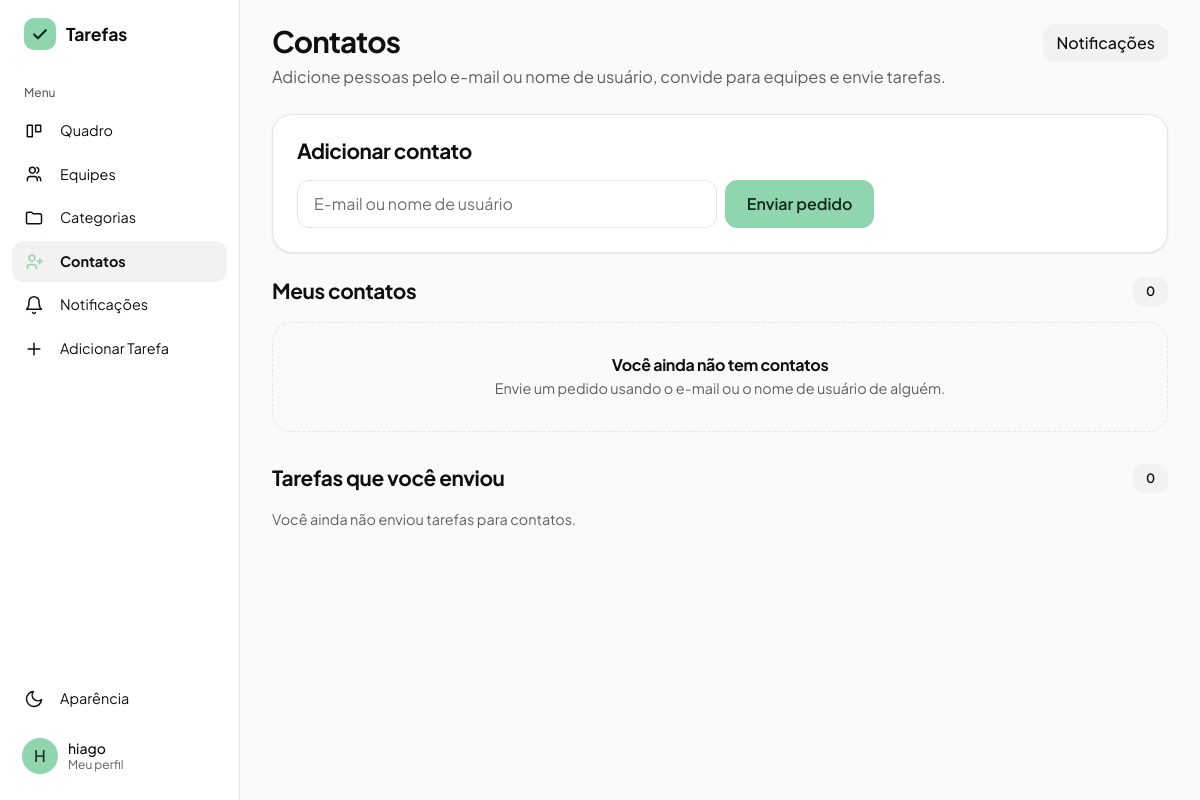
/contatos (signed in), run on an earlier commit of the app's database.
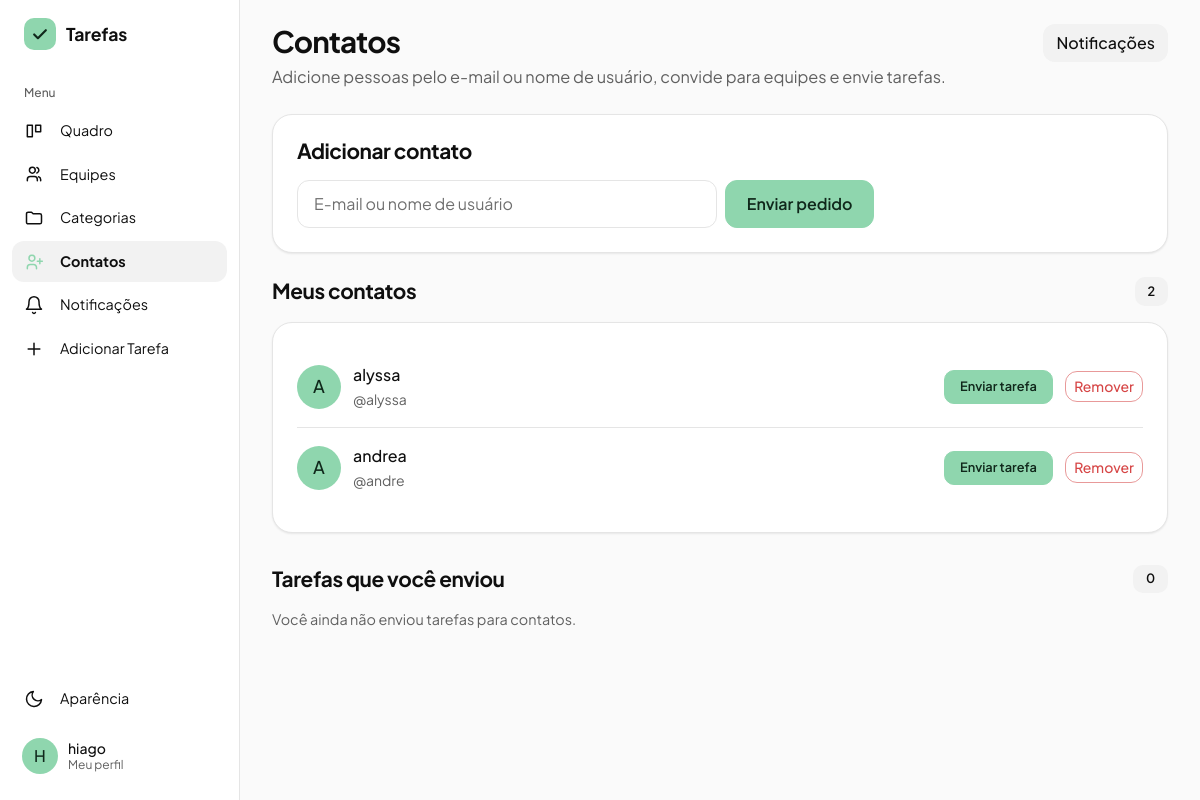
And on a later commit of the database.
### gerenciador_de_tarefas/models.py (models this page shows)
class Usuario(db.Model, UserMixin):
    id = db.Column(db.Integer, primary_key=True)
    nomeUsuario = db.Column(db.String(50), unique=True, nullable=False)
    email = db.Column(db.String(254), unique=True, nullable=False)
    senha = db.Column(db.String(255), nullable=False)
    nome = db.Column(db.String(100), nullable=False)
    tarefasCriadas = db.relationship('Tarefa', backref='criador', foreign_keys='Tarefa.criador_id', lazy=True)
    tarefasAtribuidas = db.relationship('Tarefa', backref='responsavel', foreign_keys='Tarefa.responsavel_id', lazy=True)
    cargo = db.Column(db.String(20), nullable=False, default='usuario') #admin ou usuario
    foto_perfil = db.Column(db.String(200), nullable=True, default='default.png')
    ordenacao_quadro = db.Column(db.String(30), nullable=False, default='padrao')

### gerenciador_de_tarefas/app.py (the view)
@app.route('/contatos')
@login_required
def contatos():
    pedidos_enviados = Contato.query.filter_by(
        solicitante_id=current_user.id, status='pendente'
    ).order_by(Contato.criado_em.desc()).all()
    tarefas_enviadas = Tarefa.query.filter(
        Tarefa.criador_id == current_user.id,
        Tarefa.responsavel_id != current_user.id,
        Tarefa.equipe_id.is_(None)
    ).order_by(Tarefa.id.desc()).all()
    pendentes_por_contato = {}
    for t in tarefas_enviadas:
        if t.aceite == 'aguardando':
            pendentes_por_contato[t.responsavel_id] = pendentes_por_contato.get(t.responsavel_id, 0) + 1
    return render_template('contatos.html',
                           contatos=contatos_aceitos(),
                           pedidos_enviados=pedidos_enviados,
                           tarefas_enviadas=tarefas_enviadas,
                           pendentes_por_contato=pendentes_por_contato,
                           limite_tarefas=LIMITE_TAREFAS_PENDENTES_POR_CONTATO)

### gerenciador_de_tarefas/app.py (called while the page is built)
@login_manager.user_loader
def load_user(user_id):
    return db.session.get(Usuario, int(user_id))

@app.context_processor
def injetar_categorias_globais():
    if current_user.is_authenticated:
        return dict(categorias_globais=categorias_acessiveis())
    return dict(categorias_globais=[])

@app.context_processor
def injetar_notificacoes():
    if not current_user.is_authenticated:
        return dict(n_notificacoes=0)
    n = (Contato.query.filter_by(destinatario_id=current_user.id, status='pendente').count()
         + ConviteEquipe.query.filter_by(convidado_id=current_user.id).count()
         + Tarefa.query.filter_by(responsavel_id=current_user.id, aceite='aguardando').count())
    return dict(n_notificacoes=n)

def contatos_aceitos():
    vinculos = Contato.query.filter(
        Contato.status == 'aceito',
        or_(Contato.solicitante_id == current_user.id, Contato.destinatario_id == current_user.id)
    ).all()
    ids = [c.destinatario_id if c.solicitante_id == current_user.id else c.solicitante_id for c in vinculos]
    if not ids:
        return []
    return Usuario.query.filter(Usuario.id.in_(ids)).order_by(Usuario.nomeUsuario).all()

### gerenciador_de_tarefas/templates/contatos.html (shortened to what this page needs)
{% extends "base.html" %}
{% block content %}
{% macro avatar(u) -%}
    {% if u.foto_perfil and u.foto_perfil != 'default.png' %}
        <img src="{{ url_for('static', filename='uploads/' + u.foto_perfil) }}" alt="" class="usuario-foto" />
    {% else %}
        <span class="usuario-foto">{{ u.nomeUsuario[:1]|upper }}</span>
    {% endif %}
{%- endmacro %}
{% set rotulo = {'aguardando': 'Aguardando aceite', 'aceita': 'Aceita', 'recusada': 'Recusada'} %}
<div class="eq-topo">
    <div>
        <h1 class="titulo-pagina">Contatos</h1>
        <p class="eq-subtitulo">Adicione pessoas pelo e-mail ou nome de usuário, convide para equipes e envie tarefas.</p>
    </div>
    <a href="{{ url_for('notificacoes') }}" class="btn btn-outline-secondary">
        Notificações{% if n_notificacoes %} ({{ n_notificacoes }}){% endif %}
    </a>
</div>
<section class="cartao mb-4">
    <h2 class="eq-secao-titulo mb-3">Adicionar contato</h2>
    <form method="POST" action="{{ url_for('adicionar_contato') }}" class="d-flex gap-2 flex-wrap">
        <input type="text" name="identificador" class="form-control" style="max-width: 420px;"
               placeholder="E-mail ou nome de usuário" autocomplete="off" required>
        <button type="submit" class="btn btn-principal">Enviar pedido</button>
    </form>
</section>
<section class="eq-secao">
    <div class="eq-secao-cab">
        <h2 class="eq-secao-titulo">Meus contatos</h2>
        <span class="eq-contagem">{{ contatos|length }}</span>
    </div>
    {% if contatos %}
    <div class="cartao">
        {% for u in contatos %}
        <div class="py-3 {{ 'border-top' if not loop.first }}">
            <div class="eqp-membro" style="padding: 0;">
                {{ avatar(u) }}
                <div style="flex: 1; min-width: 0;">
                    <div class="eqp-membro-nome">{{ u.nome or u.nomeUsuario }}</div>
                    <small class="text-secondary">@{{ u.nomeUsuario }}</small>
                </div>
                <button type="button" class="btn btn-principal btn-sm"
                        data-bs-toggle="collapse" data-bs-target="#enviar-{{ u.id }}">Enviar tarefa</button>
                <form method="POST" action="{{ url_for('remover_contato', usuario_id=u.id) }}"
                      onsubmit="return confirm('Remover este contato? Tarefas e convites ainda pendentes entre vocês serão apagados e as categorias compartilhadas deixam de ser compartilhadas.');">
                    <button type="submit" class="btn btn-outline-danger btn-sm">Remover</button>
                </form>
            </div>
        </div>
        {% endfor %}
    </div>
    {% else %}
    <div class="eq-vazio">
        <h3 class="eq-vazio-titulo">Você ainda não tem contatos</h3>
        <p>Envie um pedido usando o e-mail ou o nome de usuário de alguém.</p>
    </div>
    {% endif %}
</section>
<section class="eq-secao mb-5">
    <div class="eq-secao-cab">
        <h2 class="eq-secao-titulo">Tarefas que você enviou</h2>
        <span class="eq-contagem">{{ tarefas_enviadas|length }}</span>
    </div>
    {% if tarefas_enviadas %}
    <div class="cartao">
        {% for t in tarefas_enviadas %}
        <div class="eqp-membro">
            {{ avatar(t.responsavel) }}
            <div style="flex: 1; min-width: 0;">
                <div class="eqp-membro-nome">{{ t.titulo }}</div>
                <small class="text-secondary">para {{ t.responsavel.nomeUsuario }}</small>
            </div>
            <span class="eq-tag">{{ rotulo[t.aceite] }}{% if t.aceite == 'aceita' %} · {{ t.status }}{% endif %}</span>
            {% if t.aceite != 'aceita' %}
            <form method="POST" action="{{ url_for('cancelar_envio_tarefa', tarefa_id=t.id) }}">
                <button type="submit" class="btn btn-outline-secondary btn-sm">
                    {{ 'Cancelar envio' if t.aceite == 'aguardando' else 'Remover' }}
                </button>
            </form>
            {% endif %}
        </div>
        {% endfor %}
    </div>
    {% else %}
    <p class="eqp-ajuda">Você ainda não enviou tarefas para contatos.</p>
    {% endif %}
</section>
{% endblock %}

What changed in the data, as far as the page shows it:
added Usuario: nomeUsuario "A", nome "alyssa", nomeUsuario "alyssa"
added Usuario: nomeUsuario "A", nome "andrea", nomeUsuario "andre"
Also different on the page:
{{ contatos|length }}: "0" → "2"
text no longer shown: "Você ainda não tem contatos Envie um pedido usando o e-mail ou o nome de usuário de alguém."
